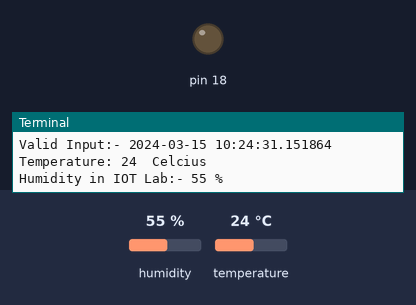
Bench run of a program on a simulated Raspberry Pi (header pin numbers). Parts: output pins drawn as LEDs (lit = HIGH), the last lines printed to the terminal. The inputs (shaded band) are chosen by the test bench; at power-on: temperature 24 °C, humidity 55 %. The clock reads 2024-03-15 10:24:30 at power-on unless the program sets it.

Above: at 1.2 s.
1.3 s: temperature set to 27 °C
3.4 s: temperature set to 30 °C
At 5.5 s:
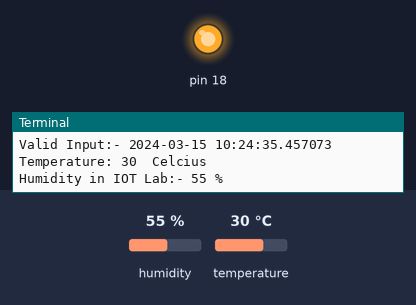
5.8 s: temperature set to 12 °C
At 7.0 s:
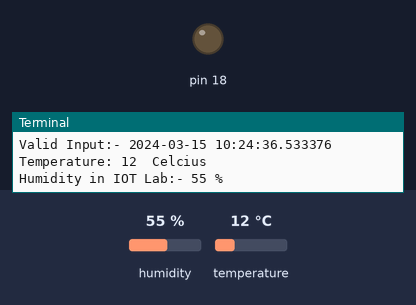
8.0 s: temperature set to 33 °C
At 9.3 s:
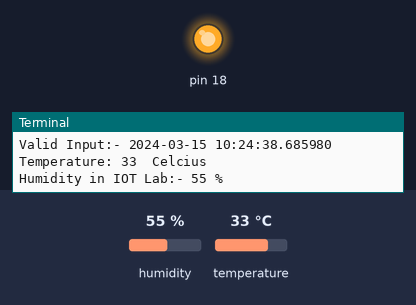
Timing chart, 0 to 11.0 s (numbered marks = the images above; inputs shaded):
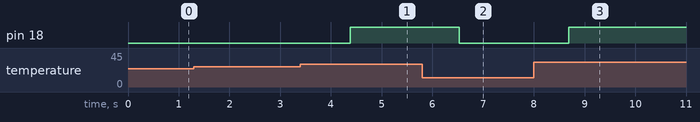

The program:

Temperature-sensor.py
```python
import RPi.GPIO as GPIO
from time import sleep
import time
import datetime
import dht11


GPIO.setmode(GPIO.BOARD)
GPIO.setwarnings(False)

###GPIO.setup(33,GPIO.IN)

GPIO.setup(18,GPIO.OUT,initial=GPIO.LOW)

instance=dht11.DHT11(pin=5)

while(True):
    result=instance.read()
    if result.is_valid():
        GPIO.output(18,False)
        print("Valid Input:- "+ str(datetime.datetime.now()))
        print("Temperature: %d  Celcius"%result.temperature)
        print("Humidity in IOT Lab:- %d %%" %result.humidity)

        if result.temperature>=29:
            GPIO.output(18,True)

    time.sleep(1)
```

Measured:
- the behaviour switches between 28 and 29 °C on temperature (found by bisection; images 0 and 1)
- after the input at 3.4 s, pin 18: LOW → HIGH after 0.98 s
- after the input at 5.8 s, pin 18: HIGH → LOW after 0.73 s
- after the input at 8.0 s, pin 18: LOW → HIGH after 0.69 s
